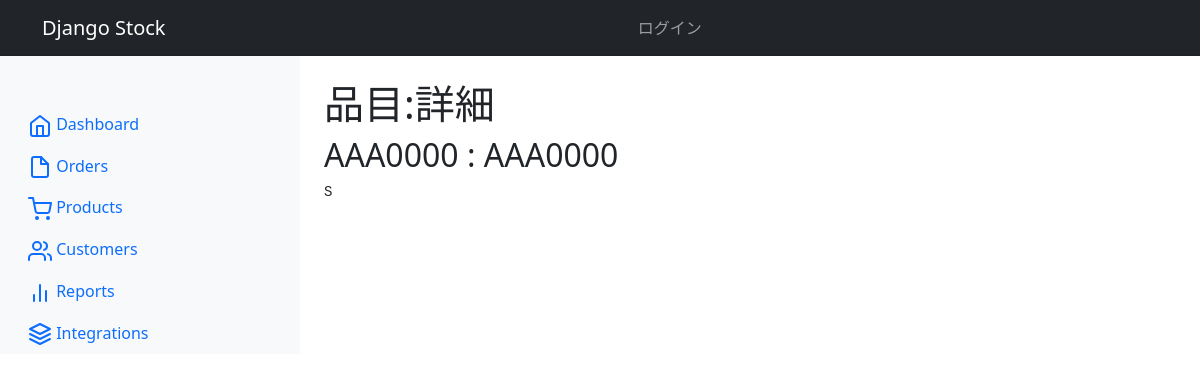
/stocks/parts/1/, run on the app's committed database.
### stocks/models.py (models this page shows, shortened)
class Parts(models.Model):
    code = models.CharField('品目コード', max_length=8)
    name = models.TextField('品目名', blank=False)
    sizeType = models.CharField('棚入れ考慮用サイズ', max_length=1, default='S',null=False)
    created_by = models.ForeignKey(settings.AUTH_USER_MODEL,
                                  verbose_name="作成者",
                                  on_delete=models.CASCADE)
    created_at = models.DateTimeField("投稿日", auto_now_add=True)
    updated_at = models.DateTimeField("更新日", auto_now=True)

### stocks/views_s/parts.py (the view)
# urls.py: path("parts/<int:part_id>/", views_s.parts.parts_detail, name="parts_detail"),
def parts_detail(request, part_id):
    part = get_object_or_404(Parts, pk=part_id)
    return render(request, "parts/parts_detail.html",
            { 'part' : part })

### stocks/templates/parts/parts_detail.html
{% extends "base.html" %}
{% load django_bootstrap5 %}
{% block main %}
    <h1>品目:詳細</h1>
    <h2>{{ part.code }} : {{ part.name }} </h2>
    <pre>{{ part.sizeType }}</pre>
{% endblock %}

### data on the page
Parts: code "AAA0000", name "AAA0000", sizeType "S"
